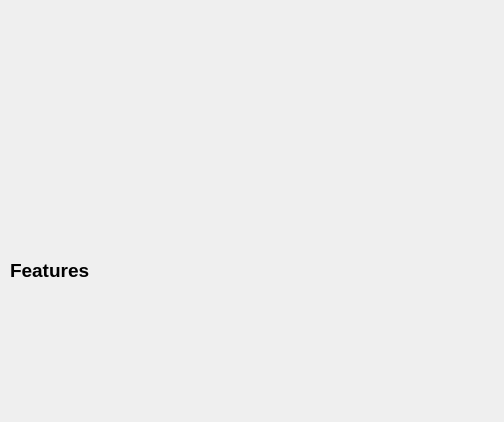
<?xml version="1.0" encoding="UTF-8"?>
<ui version="4.0">
 <class>CarInfoForm</class>
 <widget class="QWidget" name="CarInfoForm">
  <property name="geometry">
   <rect>
    <x>0</x>
    <y>0</y>
    <width>504</width>
    <height>422</height>
   </rect>
  </property>
  <property name="windowTitle">
   <string>Form</string>
  </property>
  <property name="autoFillBackground">
   <bool>false</bool>
  </property>
  <property name="styleSheet">
   <string notr="true">border-color: qlineargradient(spread:pad, x1:0, y1:0, x2:1, y2:0, stop:0 rgba(255, 178, 102, 255), stop:0.55 rgba(235, 148, 61, 255), stop:0.98 rgba(0, 0, 0, 255), stop:1 rgba(0, 0, 0, 0));</string>
  </property>
  <widget class="QLabel" name="label">
   <property name="geometry">
    <rect>
     <x>9</x>
     <y>9</y>
     <width>481</width>
     <height>241</height>
    </rect>
   </property>
   <property name="text">
    <string/>
   </property>
   <property name="pixmap">
    <pixmap>C:/Users/ACER/Pictures/Screenshots/Снимок экрана 2023-12-06 195412.png</pixmap>
   </property>
   <property name="scaledContents">
    <bool>true</bool>
   </property>
  </widget>
  <widget class="QLabel" name="label_2">
   <property name="geometry">
    <rect>
     <x>10</x>
     <y>260</y>
     <width>111</width>
     <height>21</height>
    </rect>
   </property>
   <property name="font">
    <font>
     <pointsize>14</pointsize>
     <bold>true</bold>
    </font>
   </property>
   <property name="text">
    <string>Features</string>
   </property>
  </widget>
 </widget>
 <resources/>
 <connections/>
</ui>
